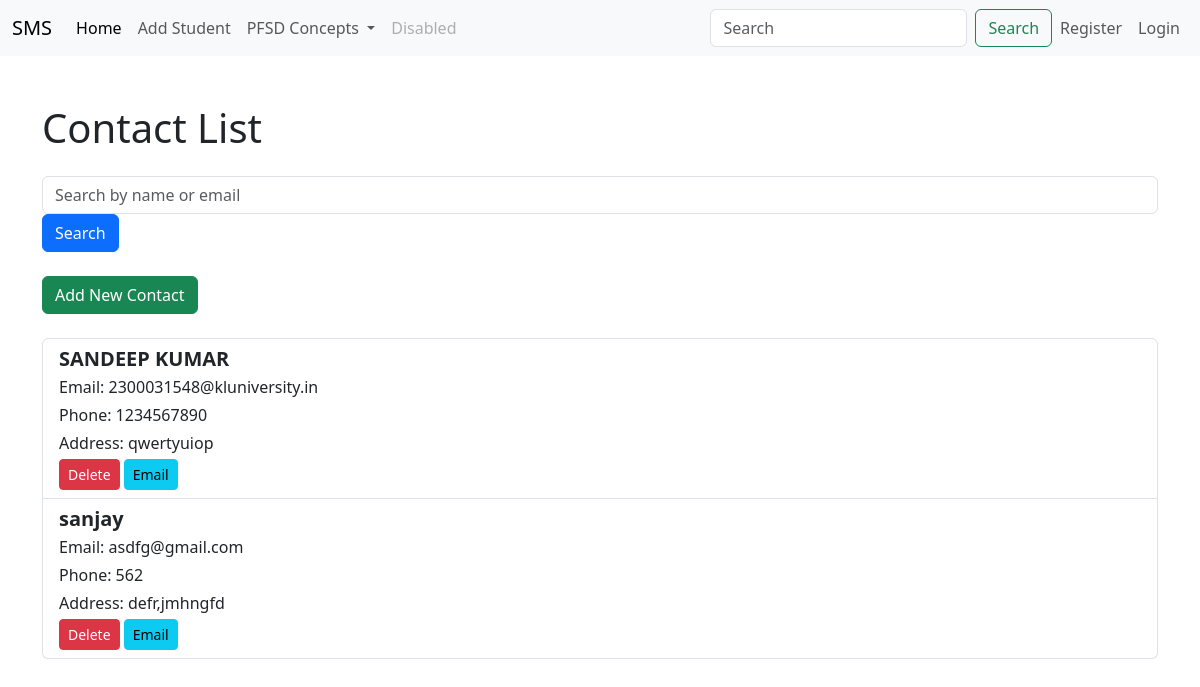
Screenshot of /contact_list/ with the database file from the repository.
### adminapp/models.py (models this page shows, shortened)
class Contact(models.Model):
    name = models.CharField(max_length=100)
    email = models.EmailField(unique=True)
    phone_number = models.CharField(max_length=15)
    address = models.TextField()

### adminapp/views.py (the view)
# urls.py: path('contact_list/', views.contact_list, name='contact_list'),
def contact_list(request):
    contacts = Contact.objects.all()
    query = request.GET.get('q')
    if query:
        contacts = contacts.filter(name__icontains=query) | contacts.filter(email__icontains=query)
    return render(request, 'adminapp/contact_list.html', {'contacts': contacts})

### templates/adminapp/contact_list.html (shortened to what this page needs)
{% extends 'Navbar/ProjectNavbar.html' %}
{% load static %}
{% block body %}
    <div class="container mt-5">
        <h1 class="mb-4">Contact List</h1>
        <form method="GET" action="{% url 'contact_list' %}" class="form-inline mb-4">
            <input type="text" name="q" placeholder="Search by name or email" value="{{ request.GET.q }}" class="form-control mr-2">
            <button type="submit" class="btn btn-primary">Search</button>
        </form>
        <a href="{% url 'add_contact' %}" class="btn btn-success mb-4">Add New Contact</a>
        <div class="list-group">
            {% for contact in contacts %}
                <div class="list-group-item">
                    <h5 class="mb-1"><strong>{{ contact.name }}</strong></h5>
                    <p class="mb-1">Email: {{ contact.email }}</p>
                    <p class="mb-1">Phone: {{ contact.phone_number }}</p>
                    <p class="mb-1">Address: {{ contact.address }}</p>
                    <a href="{% url 'delete_contact' contact.id %}" class="btn btn-danger btn-sm mr-2">Delete</a>
                    <a href="#" class="btn btn-info btn-sm">Email</a>
                </div>
            {% empty %}
                <p>No contacts found.</p>
            {% endfor %}
        </div>
    </div>
{% endblock %}

### rows the page displays
Contact: name "SANDEEP KUMAR", email "2300031548@kluniversity.in", phone_number "1234567890", address "qwertyuiop"
Contact: name "sanjay", email "asdfg@gmail.com", phone_number "562", address "defr,jmhngfd"
